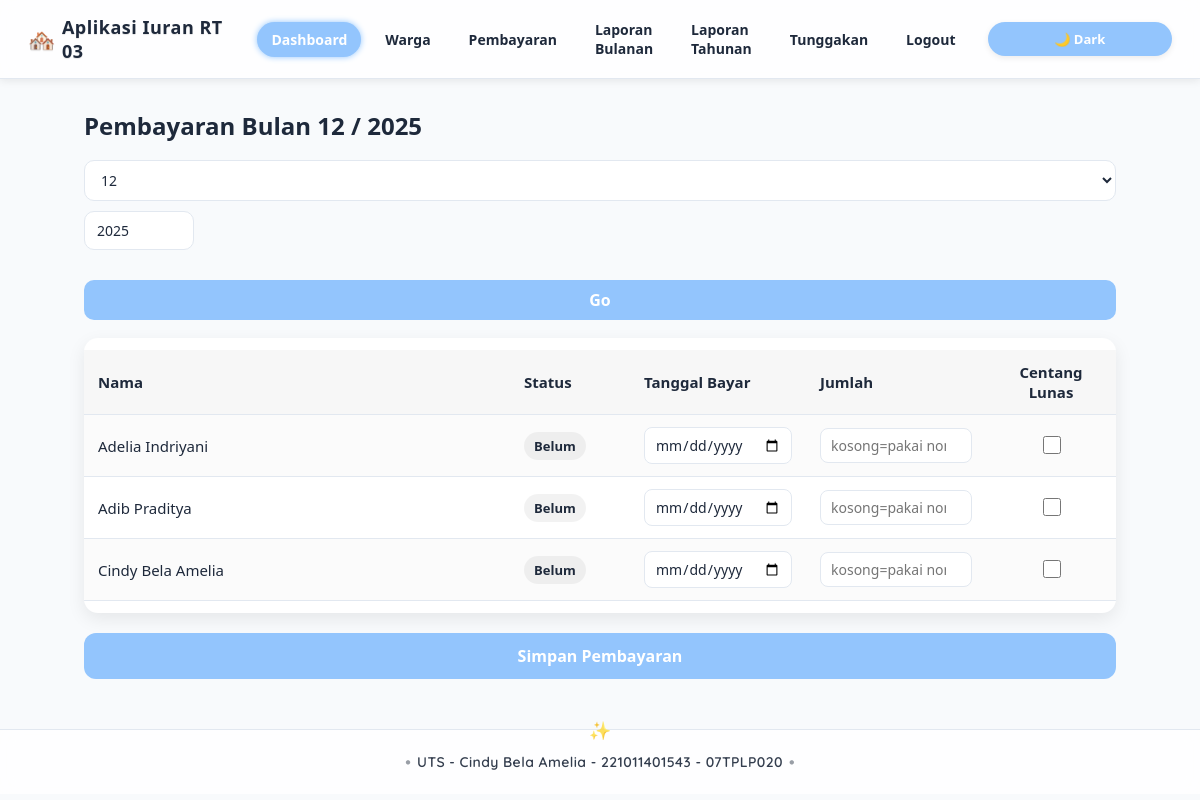
/pembayaran/index.php (signed in), run on the app's committed database.
### tables this page shows
CREATE TABLE `warga` (
  `id` int(11) NOT NULL,
  `nik` varchar(20) DEFAULT NULL,
  `kk` varchar(20) DEFAULT NULL,
  `nama` varchar(100) NOT NULL,
  `alamat` text DEFAULT NULL,
  `no_hp` varchar(20) DEFAULT NULL,
  `aktif` tinyint(1) DEFAULT 1,
  `created_at` timestamp NOT NULL DEFAULT current_timestamp()
);

### config/functions.php (called while the page is built, shortened)
<?php
function db(){
static $pdo;
if(!$pdo){
$dsn = 'mysql:host='.DB_HOST.';dbname='.DB_NAME.';charset=utf8mb4';
$pdo = new PDO($dsn, DB_USER, DB_PASS, [
PDO::ATTR_ERRMODE => PDO::ERRMODE_EXCEPTION,
PDO::ATTR_DEFAULT_FETCH_MODE => PDO::FETCH_ASSOC,
]);
}
return $pdo;
}
function esc($s){ return htmlspecialchars((string)$s, ENT_QUOTES, 'UTF-8'); }

### pembayaran/index.php (the view, shortened to what this page needs)
<?php
require_once __DIR__.'/../config/functions.php';
$y = (int)($_GET['tahun'] ?? date('Y'));
$m = (int)($_GET['bulan'] ?? date('n'));
$sql = "SELECT w.*, IF(p.id IS NULL, 0, 1) AS lunas, p.tanggal_bayar, p.jumlah
        FROM warga w
        LEFT JOIN pembayaran p
           ON p.warga_id = w.id AND p.tahun = ? AND p.bulan = ?
        WHERE w.aktif = 1
        ORDER BY w.nama ASC";
$st = db()->prepare($sql);
$st->execute([$y, $m]);
$rows = $st->fetchAll();
?>
<!DOCTYPE html>
<html lang="id">
<head>
<link rel="stylesheet" href="../assets/css/style.css">
</head>
<body>
<?php include __DIR__.'/../partials/nav.php'; ?>
<div class="container">
  <h2>Pembayaran Bulan <?=esc($m)?> / <?=esc($y)?></h2>
  <form class="inline" method="get">
    <select name="bulan">
      <?php for($i=1;$i<=12;$i++): ?>
        <option value="<?=$i?>" <?= $i===$m?'selected':''?>><?=$i?></option>
      <?php endfor; ?>
    </select>
    <input type="number" name="tahun" value="<?=$y?>" style="width:110px">
    <button type="submit">Go</button>
  </form>
  <form method="post" action="save.php">
    <div class="tablewrap">
      <table>
        <thead>
          <tr>
            <th style="min-width:220px">Nama</th>
            <th style="width:120px">Status</th>
            <th style="width:170px">Tanggal Bayar</th>
            <th style="width:180px">Jumlah</th>
            <th style="width:130px; text-align:center">Centang Lunas</th>
          </tr>
        </thead>
        <tbody>
        <?php if(empty($rows)): ?>
          <tr>
            <td colspan="5" style="text-align:center; color:var(--muted); padding:18px;">
              Belum ada data warga aktif.
            </td>
          </tr>
        <?php else: ?>
          <?php foreach($rows as $r): ?>
          <tr>
            <td><?=esc($r['nama'])?></td>
            <td><?= $r['lunas'] ? '<span class="badge success">LUNAS</span>' : '<span class="badge">Belum</span>' ?></td>
            <td><input type="date"   name="tgl[<?=$r['id']?>]" value="<?= $r['tanggal_bayar'] ?? '' ?>"></td>
            <td><input type="number" name="jml[<?=$r['id']?>]" placeholder="kosong=pakai nominal settings" value="<?= $r['jumlah'] ?? '' ?>"></td>
            <td style="text-align:center">
              <input type="checkbox" name="lunas[]" value="<?=$r['id']?>" <?= $r['lunas'] ? 'checked' : '' ?>>
            </td>
          </tr>
          <?php endforeach; ?>
        <?php endif; ?>
        </tbody>
      </table>
    </div>
    <div class="actions">
      <button type="submit">Simpan Pembayaran</button>
    </div>
  </form>
</div>
<?php include __DIR__ . '/../partials/footer.php'; ?>
</body>
</html>

### assets/style.css (style rules this page uses)
* { box-sizing:border-box;font-family:system-ui,Segoe UI,Roboto,Inter,Arial }
body { margin:0;background:#0f172a;color:#e2e8f0 }
.container { max-width:980px;margin:24px auto;padding:0 16px }
form.inline { display:flex;gap:8px;align-items:center;margin:10px 0 }
input,select,textarea,button { width:100%;padding:10px;border-radius:10px;border:1px solid #334155;background:#0b1220;color:#e2e8f0 }
button { cursor:pointer }
.tablewrap { overflow:auto }
table { width:100%;border-collapse:collapse;margin:12px 0 }
th,td { border-bottom:1px solid #334155;padding:10px;text-align:left }
.badge { background:#334155;padding:4px 8px;border-radius:999px }

### pembayaran/index.php (style rules this page uses)
:root { --bg:#f8fafc; --text:#1e293b; --accent:#93c5fd; --hover:#dbeafe; --card-bg:#ffffff; --line:#e2e8f0; --muted:#64748b; --shadow:rgba(0,0,0,0.08); }
html,body { height:100% }
body { margin:0; font-family:"Quicksand",sans-serif; background:var(--bg); color:var(--text); transition:background .3s,color .3s; }
.container { max-width:1080px; margin:30px auto; padding:0 24px; }
h2 { margin:8px 0 18px; font-size:24px; font-weight:700; }
form.inline { display:flex; align-items:center; flex-wrap:wrap; gap:10px; margin-bottom:18px; }
form.inline select, form.inline input[type="number"] { padding:9px 12px; border:1px solid var(--line); border-radius:10px; background:var(--card-bg); font-size:14px; color:var(--text); }
form.inline button { background:var(--accent); border:none; color:#fff; font-weight:700; border-radius:10px; padding:9px 16px; cursor:pointer; transition:all .2s; }
.tablewrap { border-radius:14px; overflow:hidden; box-shadow:0 6px 18px var(--shadow); background:var(--card-bg); }
table { width:100%; border-collapse:collapse; }
th, td { padding:12px 14px; border-bottom:1px solid var(--line); font-size:15px; }
th { text-align:left; font-weight:700; background:rgba(0,0,0,0.03); }
tbody tr:nth-child(odd) { background:rgba(0,0,0,0.015); }
input[type="date"], input[type="number"] { width:100%; padding:7px 10px; border:1px solid var(--line); border-radius:8px; background:var(--card-bg); color:var(--text); font-size:14px; transition:border .2s, box-shadow .2s; }
input[type="checkbox"] { width:18px; height:18px; cursor:pointer; }
.badge { display:inline-block; padding:5px 10px; border-radius:20px; font-size:13px; font-weight:600; color:var(--text); background:rgba(0,0,0,0.05); }
.actions { display:flex; justify-content:flex-end; }
button[type="submit"] { margin-top:20px; background:var(--accent); color:#fff; border:none; border-radius:12px; font-weight:700; padding:12px 20px; font-size:16px; cursor:pointer; transition:all .2s; }

### partials/nav.php (style rules this page uses)
:root { --bg: #f8fafc; --text: #1e293b; --nav-bg: #ffffffcc; --nav-border: #e2e8f0; --accent: #93c5fd; --hover: #dbeafe; --shadow: rgba(0,0,0,0.08); }
body { margin: 0; font-family: "Quicksand", sans-serif; background: var(--bg); color: var(--text); transition: background 0.4s, color 0.4s; }

### data on the page
warga: nama "Adelia Indriyani"
warga: nama "Adib Praditya"
warga: nama "Cindy Bela Amelia"

### other printed values
form field bulan "12"
